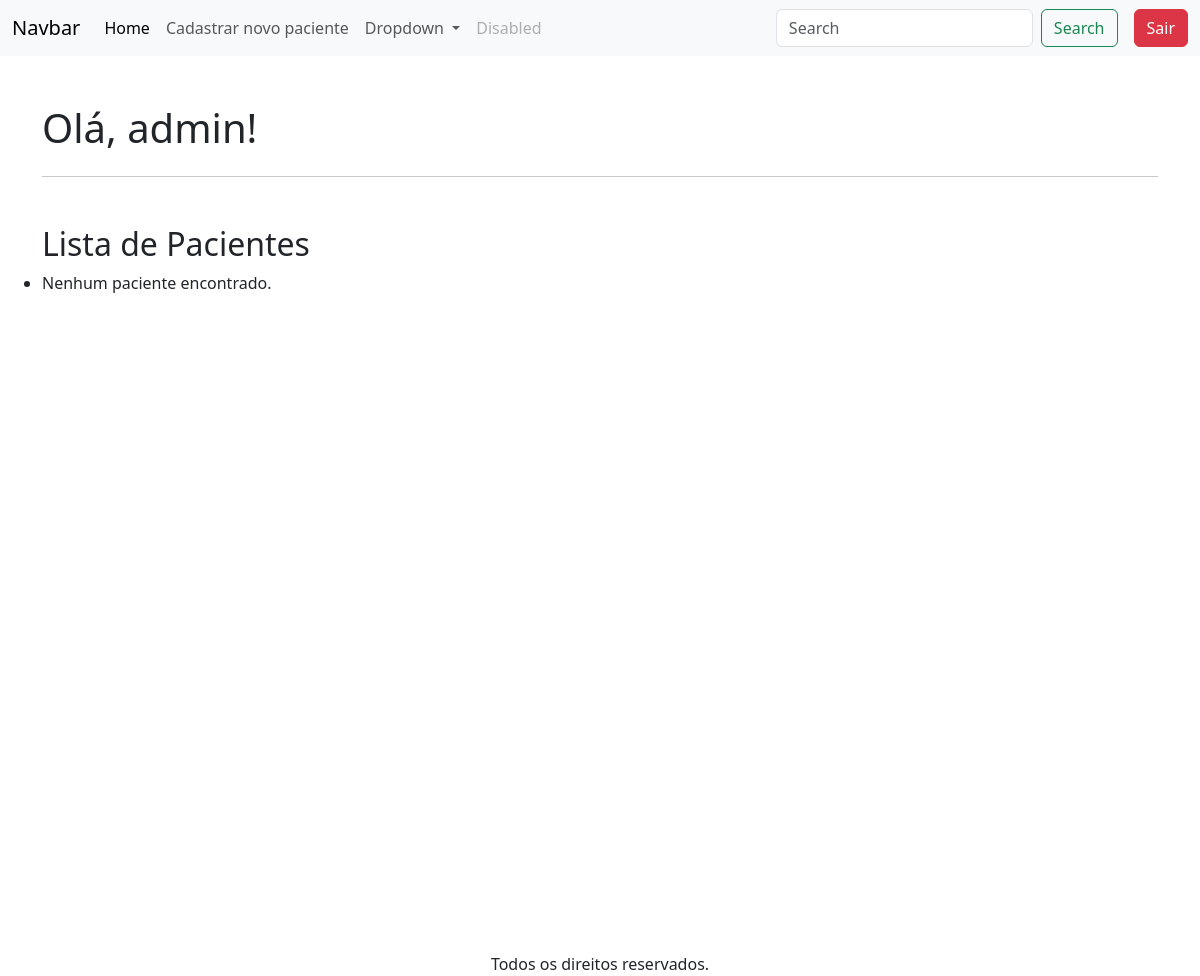
Page / (signed in) on the earlier database version.
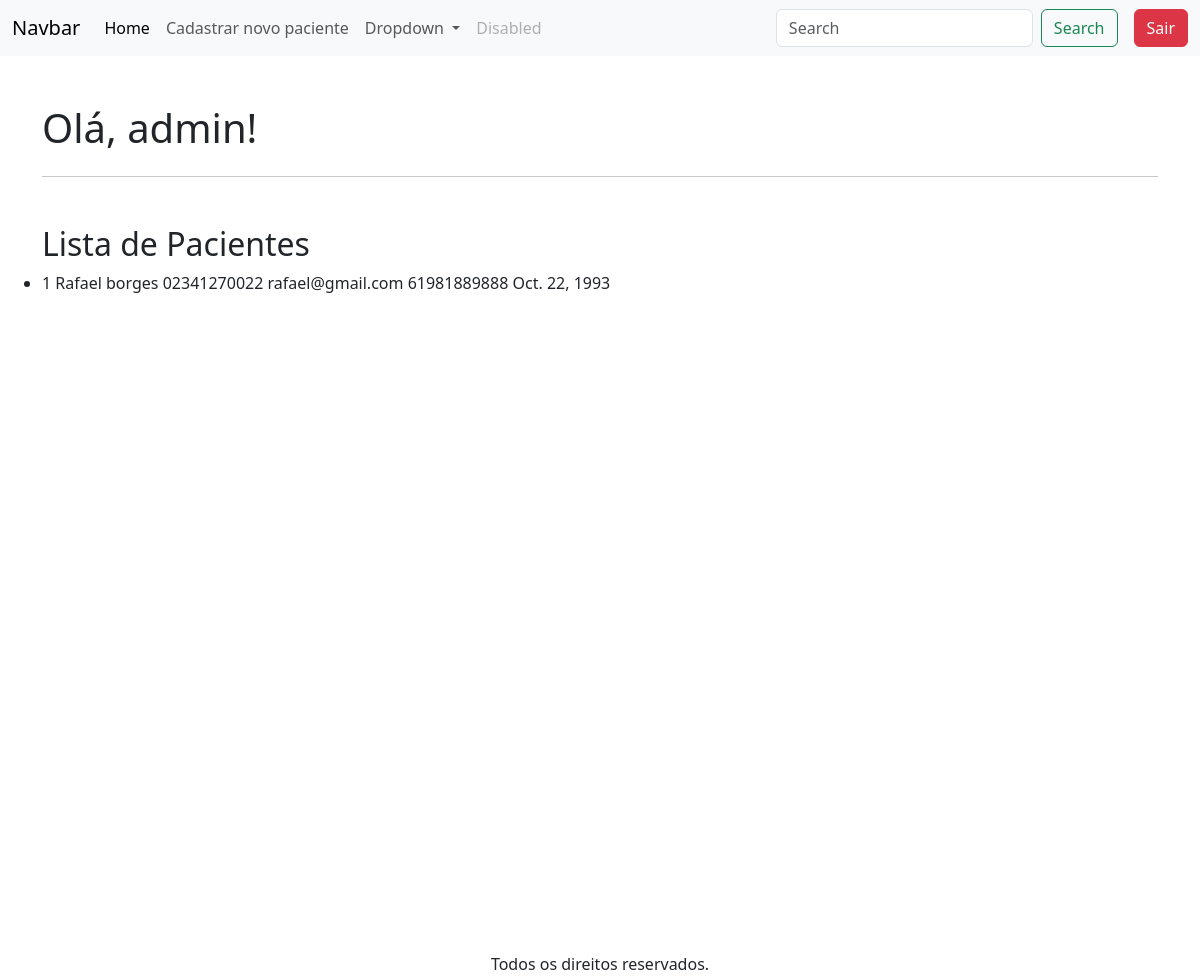
Same page on the later database version.
### apps/crud/models.py (models this page shows, shortened)
class Paciente(models.Model):
    codigo_paciente = models.AutoField(primary_key=True)
    nome = models.CharField(null=False, blank=False)
    cpf = models.CharField(max_length=14, unique=True, null=False, blank=False)
    email = models.EmailField(unique=True, null=False, blank=False)
    telefone = models.CharField(max_length=15, null=False, blank=False)
    data_nascimento = models.DateField(null=False, blank=False)

### apps/crud/views.py (the view)
# urls.py: path('', views.index, name='index'),
@login_required
def index(request):
    pacientes = Paciente.objects.all()
    return render(request, "index.html", {'pacientes': pacientes})

### apps/crud/templates/index.html (shortened to what this page needs)
{% extends 'base-crud.html' %}
{% block content %}
    <div class="row mt-5">
        <h1>Olá, {{ user.username }}!</h1>
    </div>
    <hr>
    <div class="row mt-5">
        <h2>Lista de Pacientes</h2>
        <ul>
            {% for paciente in pacientes %}
                <li>
                    {{ paciente.codigo_paciente }}
                    {{ paciente.nome }}
                    {{ paciente.cpf}}
                    {{ paciente.email}}
                    {{ paciente.telefone}}
                    {{paciente.data_nascimento}}
                </li>
            {% empty %}
                <li>Nenhum paciente encontrado.</li>
            {% endfor %}
        </ul>
{% endblock %}

Differences in the rows shown:
added Paciente: codigo_paciente "1", nome "Rafael borges", cpf "02341270022", email "rafael@gmail.com", telefone "61981889888", data_nascimento "Oct. 22, 1993"
Other differences:
text no longer shown: "Nenhum paciente encontrado."
